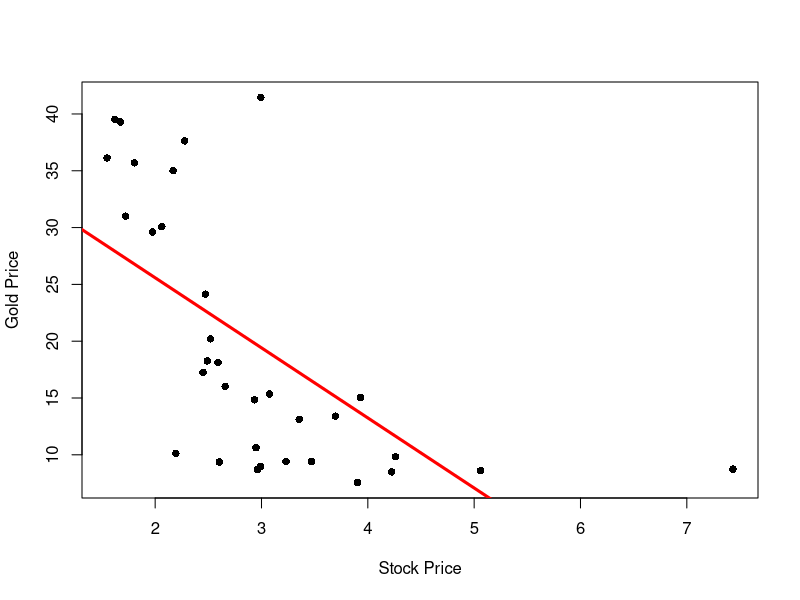

Write the R code that produced this figure.
# Remember to save data on Desktop

# Change working directory to Desktop
# In MacOS type
# setwd("~/Desktop")

# In Windows type
# setwd("C:/Users/YourUsername/Desktop")

# Read the data
prices <- read.table(file = "stock_gold.txt",
                     header = TRUE
                     )

# Store data into vectors
stock.price <- prices$stock_price
gold.price <- prices$gold_price

# Fit simple linear regression model
fit.model <- lm(gold.price ~ stock.price)

# Print result to screen
print(summary(fit.model))

# Plot the data
plot(stock.price, gold.price, 
     xlab = "Stock Price", 
     ylab= "Gold Price",
     pch = 16)

# Plot the regression line in red
abline(fit.model, col = "red", lwd = 3)